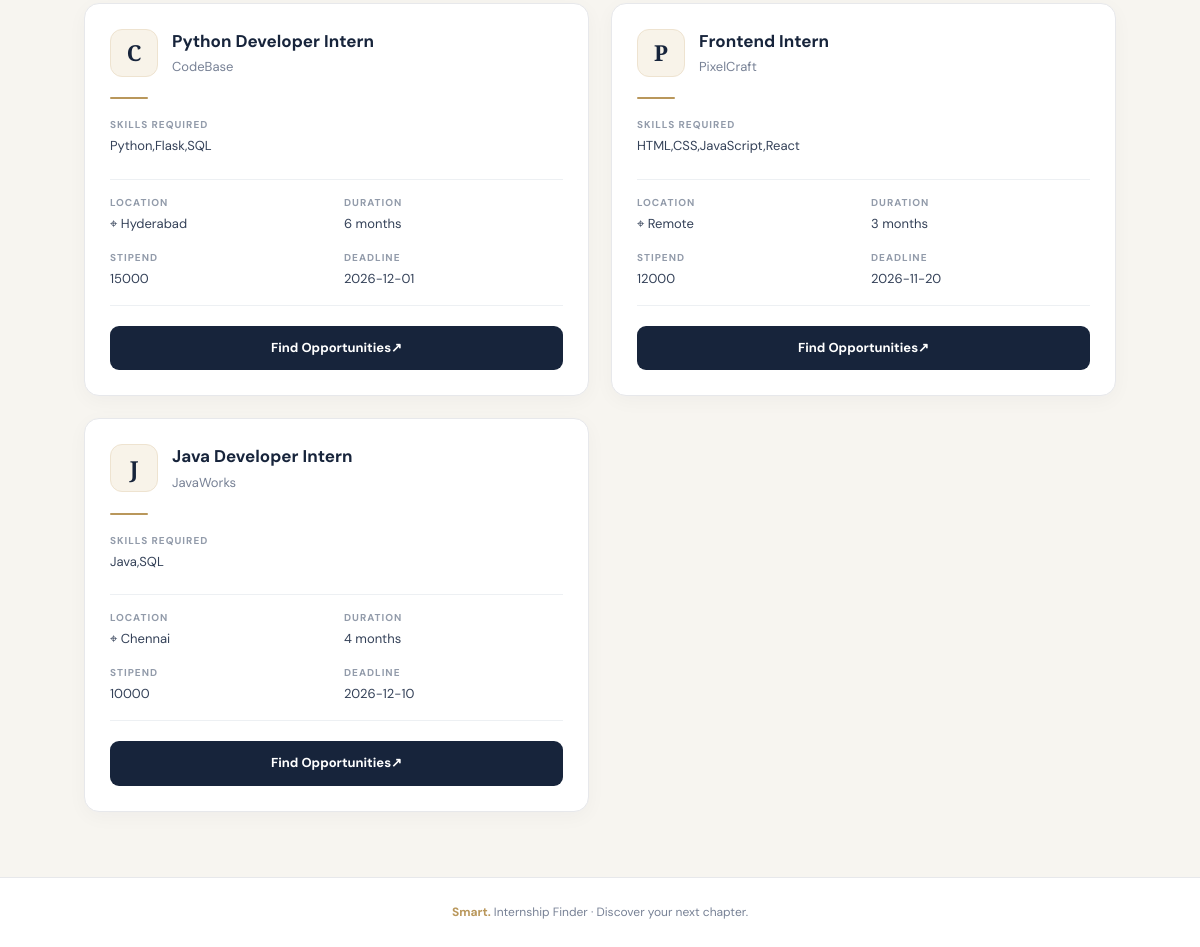
The page /internships (signed in, lower part) on the database as committed earlier.
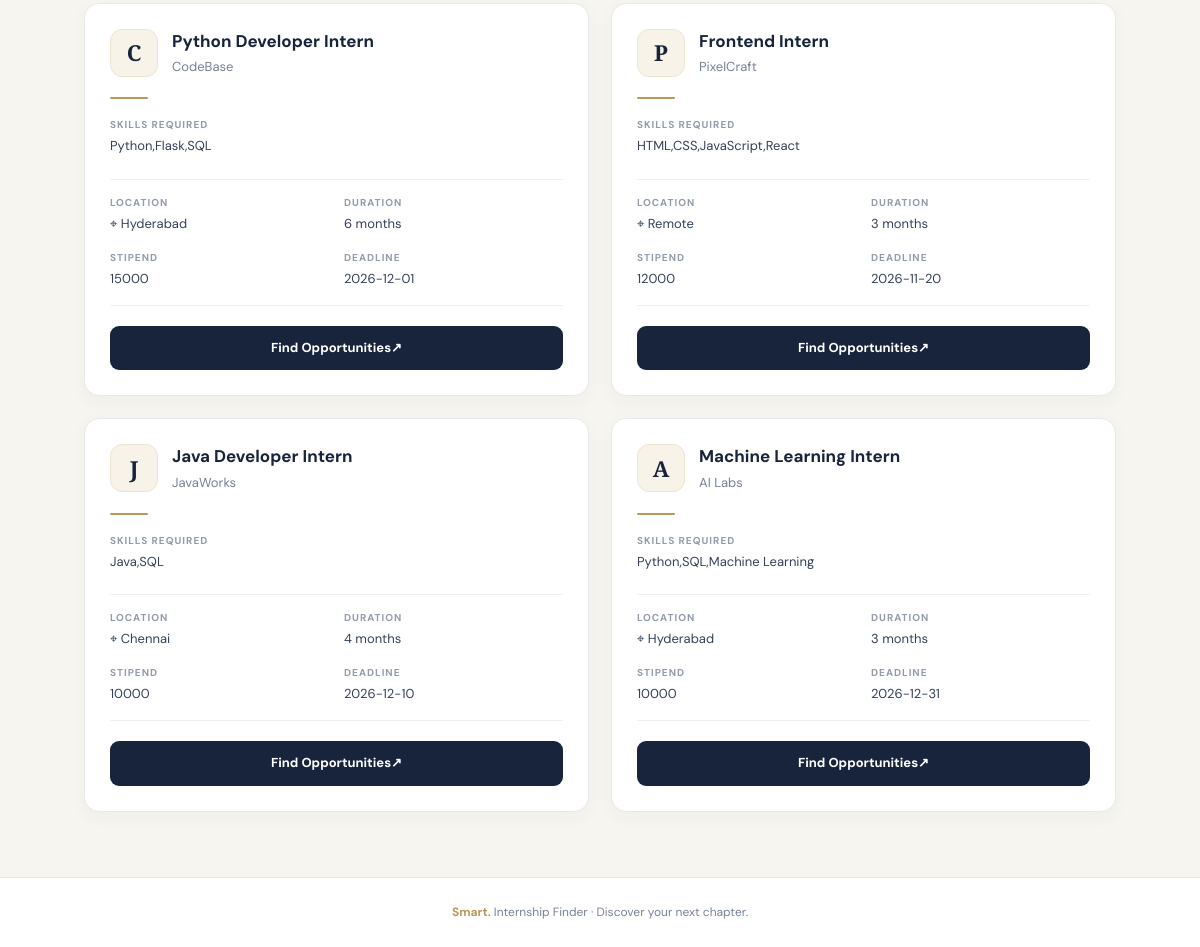
The same page on the database as committed later.
### tables this page shows
CREATE TABLE internships (
    id INTEGER PRIMARY KEY AUTOINCREMENT,
    title TEXT NOT NULL,
    company TEXT NOT NULL,
    required_skills TEXT,
    location TEXT,
    duration TEXT,
    stipend TEXT,
    deadline TEXT,
    apply_link TEXT
);

### app.py (the view)
@app.route("/internships")
def internship_list():
    if "student_id" not in session:
        return redirect(url_for('login'))
    title = request.args.get("title", "").strip()
    location = request.args.get("location", "").strip()
    skills = request.args.get("skills", "").strip()
    query = "SELECT * FROM internships WHERE 1=1"
    params = []
    if title:
        query += " AND title LIKE ?"
        params.append("%" + title + "%")
    if location:
        query += " AND location LIKE ?"
        params.append("%" + location + "%")
    if skills:
        query += " AND required_skills LIKE ?"
        params.append("%" + skills + "%")
    conn = get_db()
    rows = conn.execute(query, params).fetchall()
    conn.close()
    return render_template(
        "internships.html",
        internships=rows,
        title=title,
        location=location,
        skills=skills
    )

### app.py (called while the page is built)
def get_db():
    conn = sqlite3.connect('database.db')
    conn.row_factory = sqlite3.Row
    return conn

### templates/internships.html (shortened to what this page needs)
<!DOCTYPE html>
<html lang="en">
<head>
</head>
<body>
  <main class="container">
    {% if internships %}
      <div class="internship-grid">
        {% for i in internships %}
          <article class="card">
            <div class="card-top">
              <div class="company-icon" aria-hidden="true">
                {{ i['company'][0] if i['company'] else 'I' }}
              </div>
              <div class="job-heading">
                <h3>{{ i['title'] }}</h3>
                <p class="company-name">{{ i['company'] }}</p>
              </div>
            </div>
            <div class="gold-divider"></div>
            <div class="details">
              <div>
                <span class="detail-label">Skills required</span>
                <p class="detail-value">{{ i['required_skills'] }}</p>
              </div>
            </div>
            <div class="meta-grid">
              <div>
                <span class="detail-label">Location</span>
                <p class="detail-value">⌖ {{ i['location'] }}</p>
              </div>
              <div>
                <span class="detail-label">Duration</span>
                <p class="detail-value">{{ i['duration'] }}</p>
              </div>
              <div>
                <span class="detail-label">Stipend</span>
                <p class="detail-value">{{ i['stipend'] }}</p>
              </div>
              <div>
                <span class="detail-label">Deadline</span>
                <p class="detail-value">{{ i['deadline'] }}</p>
              </div>
            </div>
            <a
              class="apply-button"
              href="{{ i['apply_link'] }}"
              target="_blank"
              rel="noopener noreferrer"
            >
              Find Opportunities↗
            </a>
          </article>
        {% endfor %}
      </div>
    {% endif %}
  </main>
  <footer class="footer">
    <span>Smart.</span> Internship Finder · Discover your next chapter.
  </footer>
</body>
</html>

Rows that differ between the two databases and show on the page:
added internships: company "A", title "Machine Learning Intern", company "AI Labs", required_skills "Python,SQL,Machine Learning", location "Hyderabad", duration "3 months", stipend "10000", deadline "2026-12-31"
